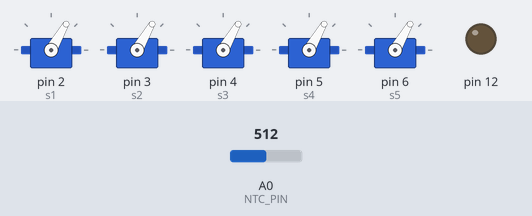
Bench run of a sketch on a simulated Arduino Uno, built with avr-gcc and run on an emulated ATmega328P. Shown: 5 × servo, output pins drawn as LEDs (lit = HIGH). The inputs (shaded band) are chosen by the test bench; at power-on: A0 (NTC_PIN) = 512. What the sketch prints to the serial monitor is not drawn.

Above: at 0.05 s.
At 10.75 s:
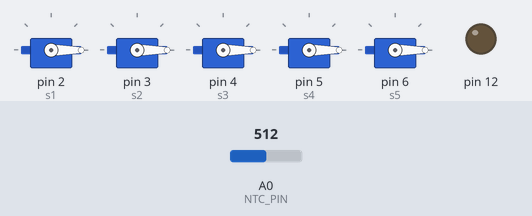
At 21.45 s:
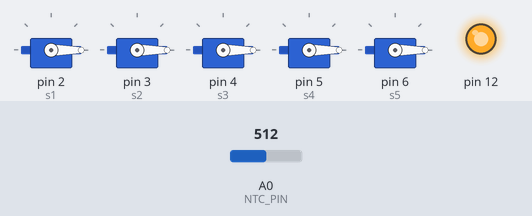
Timing chart, 0 to 28.0 s (numbered marks = the images above):
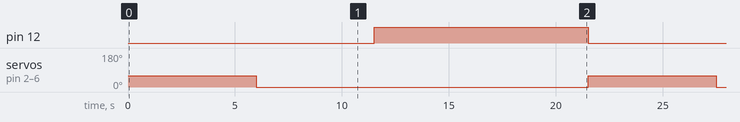

The sketch:

main.ino
```cpp
#include <math.h>
#include <Servo.h>

Servo s1,s2,s3,s4,s5;

// Constantes do termistor
#define A   0.00102192985237609
#define B   0.000241453242427025
#define C   -0.000000247620754758454
#define D   0.000000165394923419592

// Pino analógico para ler o NTC
#define NTC_PIN     A0
// Valor do resistor ligado em série com o NTC
#define RES_SERIE   10000.0

String sinais;

void setup()
{
  // Inicia a comunicação serial (monitor serial)
  Serial.begin(9600);
  pinMode(12, OUTPUT);
  s1.attach(2);
  s2.attach(3);
  s3.attach(4);
  s4.attach(5);
  s5.attach(6);
}

void loop()
{
  float res, temp;

  // Mede o pino analógico e converte em resistência
  // Converter leitura analógica em tensão -> converter tensão em resistência
  res = RES_SERIE/(1023.0/((float)analogRead(NTC_PIN)) - 1.0);

  // Calcula o ln da resistência para agilizar o cálculo seguinte
  res = log(res);

  // Converte a resistência em temperatura por meio da equação de Steinhart-Hart
  temp = A + B*res + C*res*res + D*res*res*res;
  // Inverte, pois a equação acima é 1/T
  temp = 1.0/temp;
  // Converte de Kelvin para ºC
  temp -= 273.15;

  // Verificar se o tipo é numérico
  if (isnan(temp)) {
    return;
  }
  Serial.println(temp-10);
  // Imprime o valor
  //Serial.print("Temperatura: ");
  //Serial.print(temp, 2);
  //Serial.println("ºC");
  //sinais = String(temp) + "|";
   //aqui todos os motores vão se movimentar


  s1.write(60);//movimento do motor
  s2.write(60);
  s3.write(60);
  s4.write(60);
  s5.write(60);
  delay(1000);
  s1.write(60);//movimento do motor
  s2.write(60);
  s3.write(60);
  s4.write(60);
  s5.write(60);
  delay(1000);
  s1.write(60);//movimento do motor
  s2.write(60);
  s3.write(60);
  s4.write(60);
  s5.write(60);
  delay(1000);
  s1.write(60);//movimento do motor
  s2.write(60);
  s3.write(60);
  s4.write(60);
  s5.write(60);
  delay(1000);
  s1.write(60);//movimento do motor
  s2.write(60);
  s3.write(60);
  s4.write(60);
  s5.write(60);
  delay(1000);
  s1.write(60);//movimento do motor
  s2.write(60);
  s3.write(60);
  s4.write(60);
  s5.write(60);
  delay(1000);
  //aqui ele volta pra posição inicial
  s1.write(0);
  s2.write(0);
  s3.write(0);
  s4.write(0);
  s5.write(0);
  delay(500);


  delay(5000);


  //Acender LED
  if(temp-20 <= 21 ){
    digitalWrite(12, HIGH);
    delay(10000);
    digitalWrite(12, LOW);
  }

  //delay(1000);
} 
```

Measured:
- by itself, pin 12: alternates HIGH for 10.0 s and LOW for 11.5 s
- by itself, servo on pin 2 (s1), servo on pin 3 (s2), servo on pin 4 (s3), servo on pin 5 (s4), servo on pin 6 (s5): alternates 60° for 6.0 s and 0° for 15.5 s
